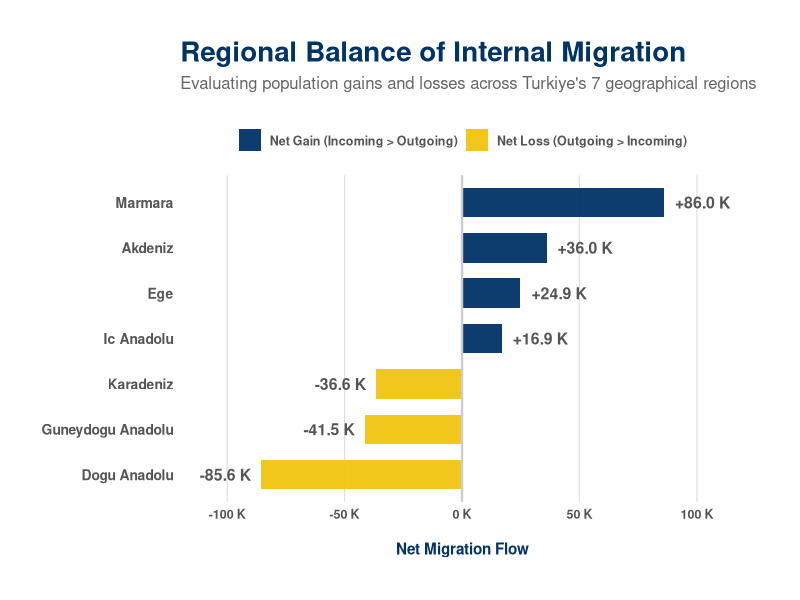
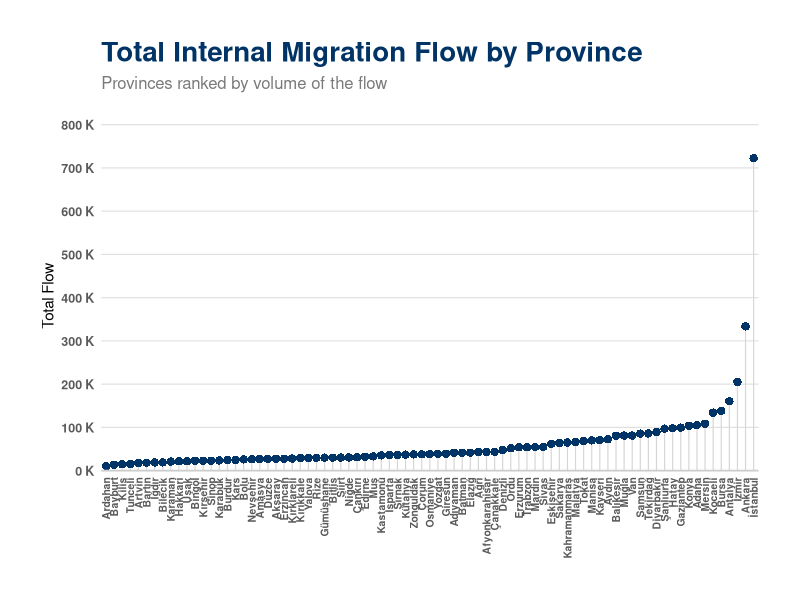

Source code (R) for these figures, in order: (Note: this script raises an error after producing the figures.)
## ---- chunk 1
#| echo: FALSE
#| warning: FALSE
#| message: FALSE

library(tidyverse)
library(readr)

final_data_clean <- read_csv(
  "final_data_clean.csv",
  locale = locale(encoding = "UTF-8"),
  show_col_types = FALSE
)
## ---- chunk 2
#| echo: FALSE
#| warning: FALSE
#| message: FALSE
#| fig-width: 11
#| fig-height: 7

library(dplyr)
library(ggplot2)
library(stringr)
library(scales)
library(stringi)

while (!is.null(dev.list())) dev.off()
options(scipen = 999)

marmara <- c("istanbul", "edirne", "kirklareli", "tekirdag", "canakkale", "kocaeli", "yalova", "sakarya", "bilecik", "bursa", "balikesir")
ege <- c("izmir", "manisa", "aydin", "denizli", "mugla", "afyonkarahisar", "afyon", "kutahya", "usak")
akdeniz <- c("antalya", "isparta", "burdur", "adana", "mersin", "icel", "hatay", "osmaniye", "kahramanmaras")
icanadolu <- c("ankara", "konya", "karaman", "aksaray", "nigde", "nevsehir", "kirsehir", "kirikkale", "yozgat", "kayseri", "sivas", "cankiri", "eskisehir")
karadeniz <- c("artvin", "rize", "bayburt", "trabzon", "gumushane", "giresun", "ordu", "tokat", "amasya", "samsun", "sinop", "corum", "kastamonu", "bartin", "karabuk", "zonguldak", "duzce", "bolu")
doguanadolu <- c("erzurum", "erzincan", "kars", "tunceli", "bingol", "elazig", "malatya", "hakkari", "van", "bitlis", "mus", "agri", "igdir", "ardahan")
guneydogu <- c("gaziantep", "kilis", "adiyaman", "sanliurfa", "diyarbakir", "mardin", "batman", "siirt", "sirnak")

bolge_net_goc <- final_data_clean %>%
  mutate(
    il_temiz = stri_trans_general(il, "Latin-ASCII"),
    il_temiz = str_trim(tolower(il_temiz))
  ) %>%
  mutate(Bolge = case_when(
    il_temiz %in% marmara ~ "Marmara",
    il_temiz %in% ege ~ "Ege",
    il_temiz %in% akdeniz ~ "Akdeniz",
    il_temiz %in% icanadolu ~ "Ic Anadolu",
    il_temiz %in% karadeniz ~ "Karadeniz",
    il_temiz %in% doguanadolu ~ "Dogu Anadolu",
    il_temiz %in% guneydogu ~ "Guneydogu Anadolu",
    TRUE ~ "Bilinmeyen"
  )) %>%
  filter(Bolge != "Bilinmeyen") %>%
  group_by(Bolge) %>%
  summarise(
    Gelen = sum(gelen_sayi, na.rm = TRUE),
    Giden = sum(giden_sayi, na.rm = TRUE)
  ) %>%
  mutate(
    Net_Goc = Gelen - Giden,
    Durum = ifelse(Net_Goc >= 0, "Net Gain (Incoming > Outgoing)", "Net Loss (Outgoing > Incoming)")
  )

print(paste("Matched Region Count:", nrow(bolge_net_goc)))

if(nrow(bolge_net_goc) > 0) {
  
  p <- ggplot(bolge_net_goc, aes(x = reorder(Bolge, Net_Goc), y = Net_Goc, fill = Durum)) +
    geom_bar(stat = "identity", width = 0.65, alpha = 0.95) +
    geom_hline(yintercept = 0, color = "#cccccc", size = 0.8) +
    geom_text(
      aes(
        label = paste0(ifelse(Net_Goc > 0, "+", ""), label_number(suffix = " K", scale = 1e-3, accuracy = 0.1)(Net_Goc)),
        hjust = ifelse(Net_Goc > 0, -0.2, 1.2)
      ),
      size = 4, fontface = "bold", color = "#555555"
    ) +
    coord_flip(clip = "off") + 
    scale_fill_manual(values = c(
      "Net Gain (Incoming > Outgoing)" = "#003366", 
      "Net Loss (Outgoing > Incoming)" = "#f1c40f"  
    )) +
    scale_y_continuous(
      labels = label_number(suffix = " K", scale = 1e-3),
      expand = expansion(mult = c(0.2, 0.2)) 
    ) +
    theme_minimal(base_family = "sans") +
    labs(
      title = "Regional Balance of Internal Migration",
      subtitle = "Evaluating population gains and losses across Turkiye's 7 geographical regions",
      x = NULL,
      y = "Net Migration Flow",
      fill = NULL
    ) +
    theme(
      plot.background = element_rect(fill = "white", color = NA),
      panel.background = element_rect(fill = "white", color = NA),
      plot.title = element_text(face = "bold", size = 20, color = "#003366", hjust = 0),
      plot.subtitle = element_text(size = 12, color = "#666666", margin = margin(b = 20), hjust = 0),
      axis.text.y = element_text(size = 10, color = "#555555", face = "bold"),
      axis.text.x = element_text(size = 9, color = "#555555", face = "bold"),
      axis.title.x = element_text(face = "bold", color = "#003366", margin = margin(t = 15)),
      panel.grid.major.y = element_blank(), 
      panel.grid.major.x = element_line(color = "#e0e0e0", size = 0.4),
      panel.grid.minor = element_blank(),
      legend.position = "top",
      legend.text = element_text(color = "#555555", face = "bold", size = 9),
      plot.margin = margin(30, 40, 30, 30)
    )
  print(p)
  
} else {
  print("ERROR: Data mismatch. Please check your final_data_clean dataframe.")
}
## ---- chunk 3
#| echo: TRUE
install.packages(c("dplyr", "ggplot2", "scales"))

library(dplyr)
library(ggplot2)
library(scales)

options(scipen = 999)

il_akis_sirali <- final_data_clean %>%
  group_by(il) %>%
  summarise(
    total_flow = sum(gelen_sayi, na.rm = TRUE) + sum(giden_sayi, na.rm = TRUE)
  ) %>%
  ungroup() %>%
  arrange(total_flow)

ggplot(il_akis_sirali, aes(x = reorder(il, total_flow), y = total_flow)) +
  geom_segment(aes(x = reorder(il, total_flow), xend = il, y = 0, yend = total_flow), 
               color = "#d6d6d6", size = 0.4) +
  geom_point(color = "#003366", 
             size = 2.5, 
             shape = 16, 
             alpha = 1) +
  scale_y_continuous(
    labels = label_number(suffix = " K", scale = 1e-3),
    breaks = seq(0, max(il_akis_sirali$total_flow) + 100000, by = 100000),
    expand = expansion(mult = c(0, 0.12))
  ) +
  theme_minimal(base_family = "sans") +
  labs(
    title = "Total Internal Migration Flow by Province",
    subtitle = "Provinces ranked by volume of the flow",
    x = NULL, 
    y = "Total Flow"
  ) +
  theme(
    plot.background = element_rect(fill = "white", color = NA),
    panel.background = element_rect(fill = "white", color = NA),
    axis.text.x = element_text(angle = 90, vjust = 0.5, hjust = 1, size = 7.5, 
                               color = "#5a5a5a", face = "bold"),
    axis.text.y = element_text(size = 9, color = "#5a5a5a", face = "bold"),
    panel.grid.major.y = element_line(color = "#e0e0e0", size = 0.4), 
    panel.grid.major.x = element_blank(),
    panel.grid.minor = element_blank(),
    plot.title = element_text(face = "bold", size = 20, color = "#003366", hjust = 0),
    plot.subtitle = element_text(size = 12, color = "#7a7a7a", margin = margin(b = 20), hjust = 0),
    axis.line.x = element_line(color = "#cccccc", size = 0.6),
    plot.margin = margin(30, 30, 30, 30)
  )
## ---- chunk 4
#| echo: FALSE
#| warning: FALSE
#| message: FALSE
#| fig-width: 12
#| fig-height: 8

library(dplyr)
library(ggplot2)
library(sf)
library(rnaturalearth)
library(stringr)
library(stringi)
library(scales)

options(scipen = 999)

il_ozet <- final_data_clean %>%
  mutate(
    clean_neden = tolower(stri_trans_general(neden, "Latin-ASCII")),
    
    standart_neden = case_when(
      str_detect(clean_neden, "egitim|education") ~ "Education",
      
      str_detect(clean_neden, "konut|yasam|housing|living") ~ "Better Living",
      
      str_detect(clean_neden, "memleket|geri donme|returning") ~ "Returning Home",
      
      str_detect(clean_neden, "bagimli|hane|household|family") ~ "Family Related",
      
      TRUE ~ "Other"
    )
  ) %>%
  
  group_by(il) %>%
  
  mutate(total_in_migration = sum(gelen_sayi, na.rm = TRUE)) %>%
  
  filter(gelen_sayi == max(gelen_sayi, na.rm = TRUE)) %>%
  
  slice(1) %>%
  
  select(
    il,
    top_reason = standart_neden,
    total_in_migration
  ) %>%
  
  ungroup()

clean_city_name <- function(x) {
  x %>%
    as.character() %>%
    stri_trans_general("Latin-ASCII") %>%
    tolower() %>%
    str_trim() %>%
    str_replace_all("ı", "i") %>%
    str_replace_all("^afyon$", "afyonkarahisar") %>%
    str_replace_all("^maras$", "kahramanmaras")
}

turkey_map <- ne_states(
  country = "Turkey",
  returnclass = "sf"
)

map_data <- turkey_map %>%
  
  mutate(match_name = clean_city_name(name)) %>%
  
  left_join(
    il_ozet %>%
      mutate(match_name = clean_city_name(il)),
    by = "match_name"
  )

map_points <- st_point_on_surface(map_data)

ggplot() +
  
  geom_sf(
    data = turkey_map,
    fill = "gray95",
    color = "gray70",
    linewidth = 0.25
  ) +
  
  geom_sf(
    data = map_points,
    aes(
      size = total_in_migration,
      color = top_reason
    ),
    alpha = 0.85
  ) +
  
  scale_size_area(
    max_size = 14,
    name = "Total In-Migration",
    labels = comma
  ) +
  
  scale_color_manual(
    values = c(
      "Education" = "#003366",
      "Better Living" = "#2ca25f",
      "Returning Home" = "#f1c40f",
      "Family Related" = "#5dade2",
      "Other" = "gray60"
    ),
    
    na.value = "gray70",
    
    name = "Top Reason for In-Migration"
  ) +
  
  labs(
  title = "Internal Migration Map of Turkey",
  subtitle = "Top reasons for in-migration and total in-migration    volumes by province"
  ) +
  
  theme_void() +
  
  theme(
    plot.title = element_text(
      face = "bold",
      size = 20,
      color = "#003366",
      hjust = 0.5
    ),
    
    plot.subtitle = element_text(
      size = 12,
      color = "#555555",
      hjust = 0.5,
      margin = margin(b = 15)
    ),
    
    legend.position = "bottom",
    
    legend.box = "vertical",
    
    legend.title = element_text(
      face = "bold",
      size = 10
    ),
    
    legend.text = element_text(size = 9),
    
    plot.margin = margin(10, 10, 10, 10)
  ) +
  
  guides(
    color = guide_legend(
      ncol = 3,
      title.position = "top"
    ),
    
    size = guide_legend(
      title.position = "top"
    )
  )
## ---- chunk 5
#| echo: TRUE
#| warning: FALSE
#| message: FALSE
#| fig-width: 12
#| fig-height: 8

library(dplyr)
library(ggplot2)
library(sf)
library(rnaturalearth)
library(stringr)
library(stringi)
library(scales)

options(scipen = 999)

il_ozet_out <- final_data_clean %>%
  
  mutate(
    clean_neden = tolower(stri_trans_general(neden, "Latin-ASCII")),
    
    standart_neden = case_when(
      str_detect(clean_neden, "egitim|education") ~ "Education",
      
      str_detect(clean_neden, "konut|yasam|housing|living") ~ "Better Living",
      
      str_detect(clean_neden, "memleket|geri donme|returning") ~ "Returning Home",
      
      str_detect(clean_neden, "bagimli|hane|household|family") ~ "Family Related",
      
      TRUE ~ "Other"
    )
  ) %>%
  
  group_by(il) %>%
  
  mutate(total_out_migration = sum(giden_sayi, na.rm = TRUE)) %>%
  
  filter(giden_sayi == max(giden_sayi, na.rm = TRUE)) %>%
  
  slice(1) %>%
  
  select(
    il,
    top_reason = standart_neden,
    total_out_migration
  ) %>%
  
  ungroup()

clean_city_name <- function(x) {
  x %>%
    as.character() %>%
    stri_trans_general("Latin-ASCII") %>%
    tolower() %>%
    str_trim() %>%
    str_replace_all("ı", "i") %>%
    str_replace_all("^afyon$", "afyonkarahisar") %>%
    str_replace_all("^maras$", "kahramanmaras")
}

turkey_map <- ne_states(
  country = "Turkey",
  returnclass = "sf"
)

map_data_out <- turkey_map %>%
  
  mutate(match_name = clean_city_name(name)) %>%
  
  left_join(
    il_ozet_out %>%
      mutate(match_name = clean_city_name(il)),
    by = "match_name"
  )

map_points_out <- st_point_on_surface(map_data_out)

ggplot() +
  
  geom_sf(
    data = turkey_map,
    fill = "gray95",
    color = "gray70",
    linewidth = 0.25
  ) +
  
  geom_sf(
    data = map_points_out,
    aes(
      size = total_out_migration,
      color = top_reason
    ),
    alpha = 0.85
  ) +
  
  scale_size_area(
    max_size = 14,
    name = "Total Out-Migration",
    labels = comma
  ) +
  
  scale_color_manual(
    values = c(
      "Education" = "#003366",
      "Better Living" = "#2ca25f",
      "Returning Home" = "#f1c40f",
      "Family Related" = "#5dade2",
      "Other" = "gray60"
    ),
    
    na.value = "gray70",
    
    name = "Top Reason for Out-Migration"
  ) +
  
  labs(
    title = "Out-Migration Map of Turkey",
    
    subtitle = "Top reasons for out-migration and total out-migration volumes by province"
  ) +
  
  theme_void() +
  
  theme(
    plot.title = element_text(
      face = "bold",
      size = 20,
      color = "#003366",
      hjust = 0.5
    ),
    
    plot.subtitle = element_text(
      size = 12,
      color = "#555555",
      hjust = 0.5,
      margin = margin(b = 15)
    ),
    
    legend.position = "bottom",
    
    legend.box = "vertical",
    
    legend.title = element_text(
      face = "bold",
      size = 10
    ),
    
    legend.text = element_text(size = 9),
    
    plot.margin = margin(10, 10, 10, 10)
  ) +
  
  guides(
    color = guide_legend(
      ncol = 3,
      title.position = "top"
    ),
    
    size = guide_legend(
      title.position = "top"
    )
  )
